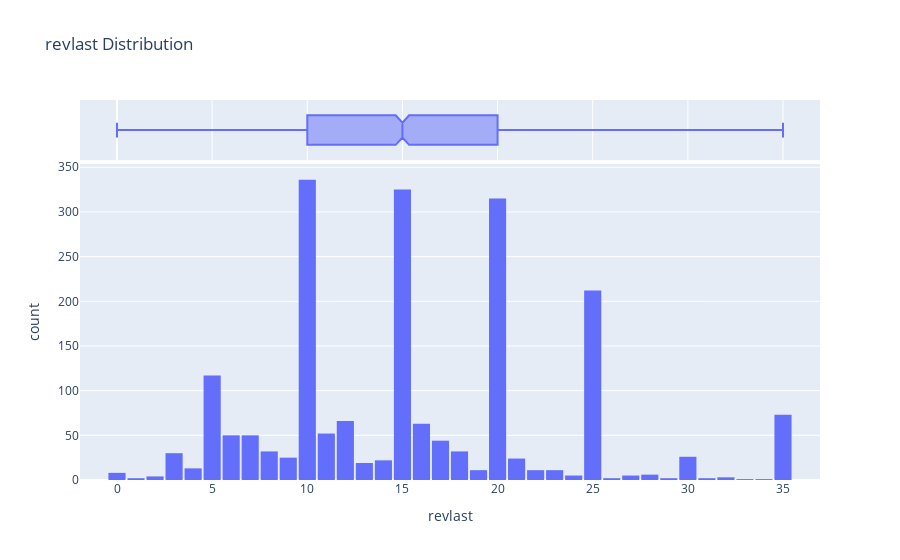

The code cell stored with this chart in its notebook:
### Code cell
fig = px.histogram(df, x='revlast', marginal='box', nbins=47, title='revlast Distribution')
fig.update_layout(bargap=0.1)
fig.show()

### Figure 1 — Plotly figure (JSON) as saved in the notebook; plotly's stock layout.template omitted (floating-point values rounded to 4 significant figures; data arrays with more than 128 entries replaced by an {"elided": "..."} marker saying what was removed)
{"data": [{"alignmentgroup": "True", "bingroup": "x", "hovertemplate": "revlast=%{x}<br>count=%{y}<extra></extra>", "legendgroup": "", "marker": {"color": "#636efa", "pattern": {"shape": ""}}, "name": "", "nbinsx": 47, "offsetgroup": "", "orientation": "v", "showlegend": false, "type": "histogram", "x": {"elided": "2000 float values"}, "xaxis": "x", "yaxis": "y"}, {"alignmentgroup": "True", "hovertemplate": "revlast=%{x}<extra></extra>", "legendgroup": "", "marker": {"color": "#636efa"}, "name": "", "notched": true, "offsetgroup": "", "showlegend": false, "type": "box", "x": {"elided": "2000 float values"}, "xaxis": "x2", "yaxis": "y2"}], "layout": {"bargap": 0.1, "barmode": "relative", "legend": {"tracegroupgap": 0}, "title": {"text": "revlast Distribution"}, "xaxis": {"anchor": "y", "domain": [0, 1], "title": {"text": "revlast"}}, "xaxis2": {"anchor": "y2", "domain": [0, 1], "matches": "x", "showgrid": true, "showticklabels": false}, "yaxis": {"anchor": "x", "domain": [0, 0.8316], "title": {"text": "count"}}, "yaxis2": {"anchor": "x2", "domain": [0.8416, 1], "matches": "y2", "showgrid": false, "showline": false, "showticklabels": false, "ticks": ""}}}
